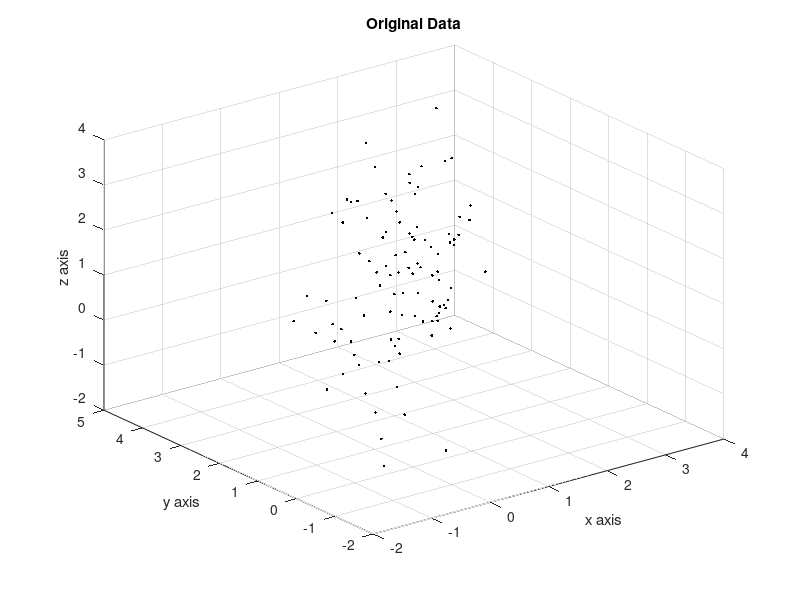
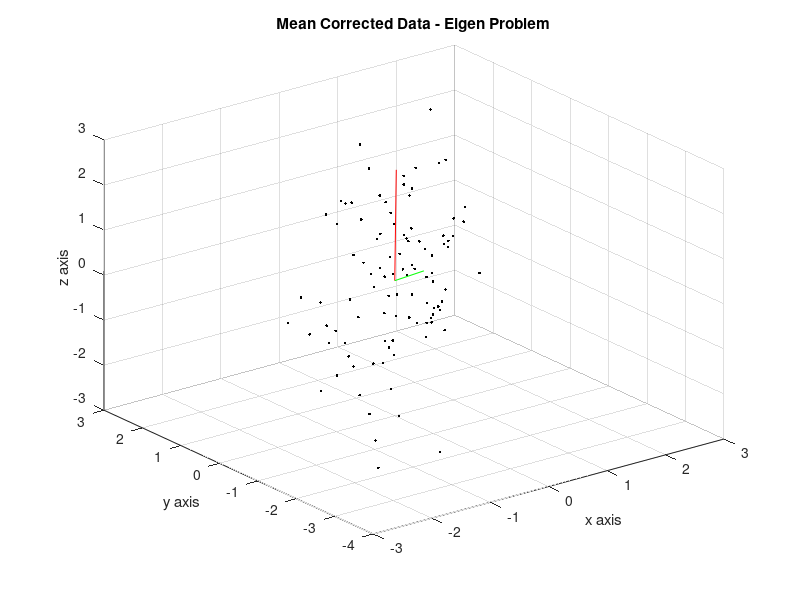
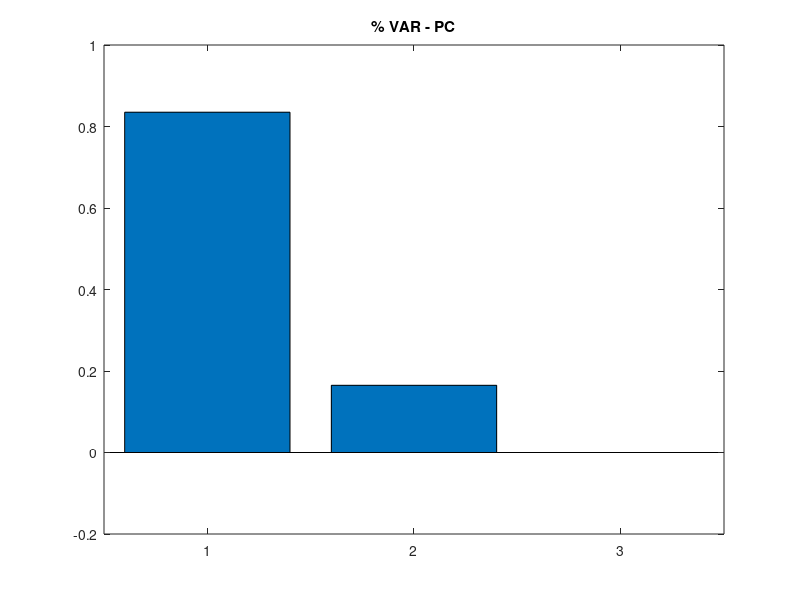
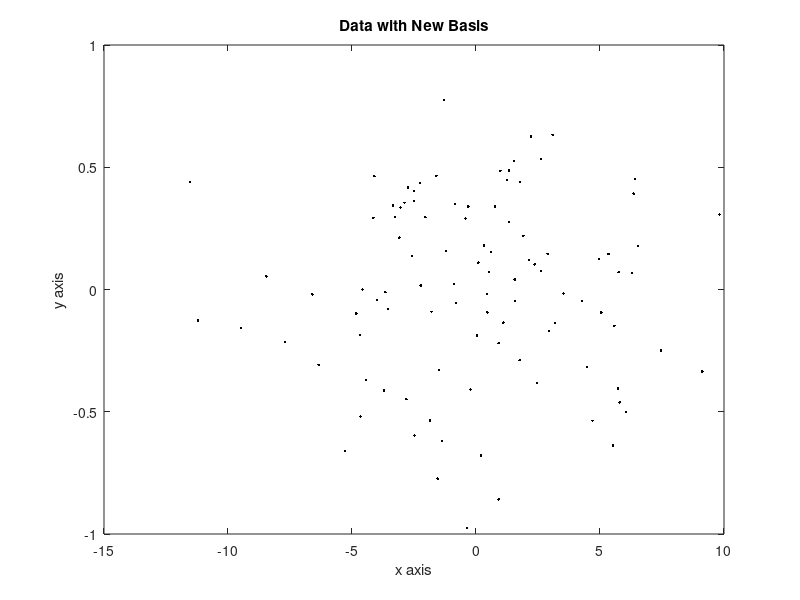

MATLAB code for these plots, in order:
load hmwk3.mat;

figure; % plotting data for a visual interpretation
plot3(x(1,:),x(2,:),x(3,:),'k.')
grid on
title('Original Data')
xlabel('x axis')
ylabel('y axis')
zlabel('z axis')
hold on;

%%  PCA Via Traditional Eigen Problem A * x = llambda * x

% mean-correcting data)
x = x';
M = mean(x)';
x = x';
% M = [mean(x(1,:));mean(x(2,:));mean(x(3,:))]; % calculating mean for each individual feature vector
xCorrected = ones(3,100); % pre-constructing matrix for mean-corrected data

for ii=1:3
   xCorrected(ii,:) = x(ii,:) - M(ii,1); % manipulating original data to be mean-corrected
end

figure; % plotting data for a visual interpretation
plot3(xCorrected(1,:),xCorrected(2,:),xCorrected(3,:),'k.')
grid on
title('Mean Corrected Data - Eigen Problem')
xlabel('x axis')
ylabel('y axis')
zlabel('z axis')
hold on;

% finding eigenvalues and eigenvectors
covariance = cov(xCorrected'); % covariance matrix of mean-corrected data
[eigenVect,eigenVal] = eig(covariance); % solving for eigenvectors and eigenvalues

for ii=1:3
   eigenVect(:,ii) = eigenVect(:,ii) .* eigenVal(ii,ii); % multiplying eigenvectors by their eigenvalues for graph analysis below
end

eigenVal = diag(eigenVal);              % extract diagonal elements of eigenvalue matrix
[eigenVal,index] = esort(eigenVal);     % put magnitude of eigenvalues in descending order
eigenVect(:,:) = eigenVect(:,index);  % sort eigenvectors likewise

% overlaying eigenvectors on plot of original data
plot3([0 eigenVect(1,1)],[0 eigenVect(2,1)],[0 eigenVect(3,1)],'r-');   % overlaying first eigenvector onto original data plot
plot3([0 eigenVect(1,2)],[0 eigenVect(2,2)],[0 eigenVect(3,2)],'g-');   % overlaying second eigenvector onto original data plot
plot3([0 eigenVect(1,3)],[0 eigenVect(2,3)],[0 eigenVect(3,3)],'b-');   % overlaying third eigenvector onto original data plot
hold off;

% calculating and graphing percent variance accounted for(%VAR); for both original data and PCs
totalVariance = 0; % preassigning a value;
percentVar = zeros(3,1); % pre-constructing a matrix for %VAR-original
for ii=1:3
    totalVariance = totalVariance + covariance(ii,ii); % summing all variances
end
for ii=1:3
    percentVar(ii,1) = covariance(ii,ii) / totalVariance; % calculating %VAR-original
end
percentVar = sort(percentVar,'descend'); % sorting values by descending value

totalVariancePC = sum(eigenVal);
percentVarPC = zeros(3,1); % pre-constructing a matrix for %VAR-PC
for ii=1:3
    percentVarPC(ii,1) = eigenVal(ii,1) / totalVariancePC; % calculating %VAR-PC
end
% percentVarPC = sort(percentVarPC,'descend'); % sorting values by descending value

figure;
% subplot(2,1,1);
% bar(percentVar');
% title('% VAR - original - Eigen Problem');

% subplot(2,1,2);
bar(percentVarPC');
title('% VAR - PC');

% reducing the dimensions of original data, constructing 2-d graph
featuredVects = zeros(3,2); % pre-constructing matrix vreating new basis
featuredVects(:,1) = eigenVect(:,1); % including eigenVect with largest variance for PC 1
featuredVects(:,2) = eigenVect(:,2); % including eigenVect with second largest variance for PC 2

finalData = featuredVects' * xCorrected; % projecting data matrix x onto new coordinate basis

figure;
plot(finalData(1,:),finalData(2,:),'k.'); % graph of data with new basis
title('Data with New Basis');
xlabel('x axis');
ylabel('y axis');

%% PCA via Single Value Decomposition C = U * Sigma * V'

% replotting reoriginal data to view PCA via SVD
figure; % plotting data for a visual interpretation
plot3(xCorrected(1,:),xCorrected(2,:),xCorrected(3,:),'k.')
grid on
title('Mean Corrected Data - SVD')
xlabel('x axis')
ylabel('y axis')
zlabel('z axis')
hold on;

[u,d,v] = svd(xCorrected); % using single value decomposition to find eigenvectors and eigenvalues

for ii=1:3
   u(:,ii) = u(:,ii) .* d(ii,ii); % multiplying eigenvectors by their eigenvalues for graph analysis below
end

d = diag(d); % extract diagonal elements of eigenvalue matrix
[d,index] = esort(d); % put magnitude of eigenvalues in descending order
u(:,:) = u(:,index); % sort eigenvectors likewise

% overlaying eigenvectors on plot of original data
plot3([0 u(1,1)],[0 u(2,1)],[0 u(3,1)],'r-');   % overlaying first eigenvector onto original data plot
plot3([0 u(1,2)],[0 u(2,2)],[0 u(3,2)],'g-');   % overlaying second eigenvector onto original data plot
plot3([0 u(1,3)],[0 u(2,3)],[0 u(3,3)],'b-');   % overlaying third eigenvector onto original data plot
hold off;

% reducing the dimensions of original data, constructing 2-d graph
featuredSVD_Vects = zeros(3,2); % pre-constructing matrix vreating new basis
featuredSVD_Vects(:,1) = u(:,1); % including eigenVect with largest variance for PC 1
featuredSVD_Vects(:,2) = u(:,2); % including eigenVect with second largest variance for PC 2

finalSVD_Data = featuredSVD_Vects' * xCorrected; % projecting data matrix x onto new coordinate basis

figure;
plot(finalSVD_Data(1,:),finalSVD_Data(2,:),'k.'); % graph of data with new basis
title('Data with New Basis - SVD');
xlabel('PC 1');
ylabel('PC 2');
